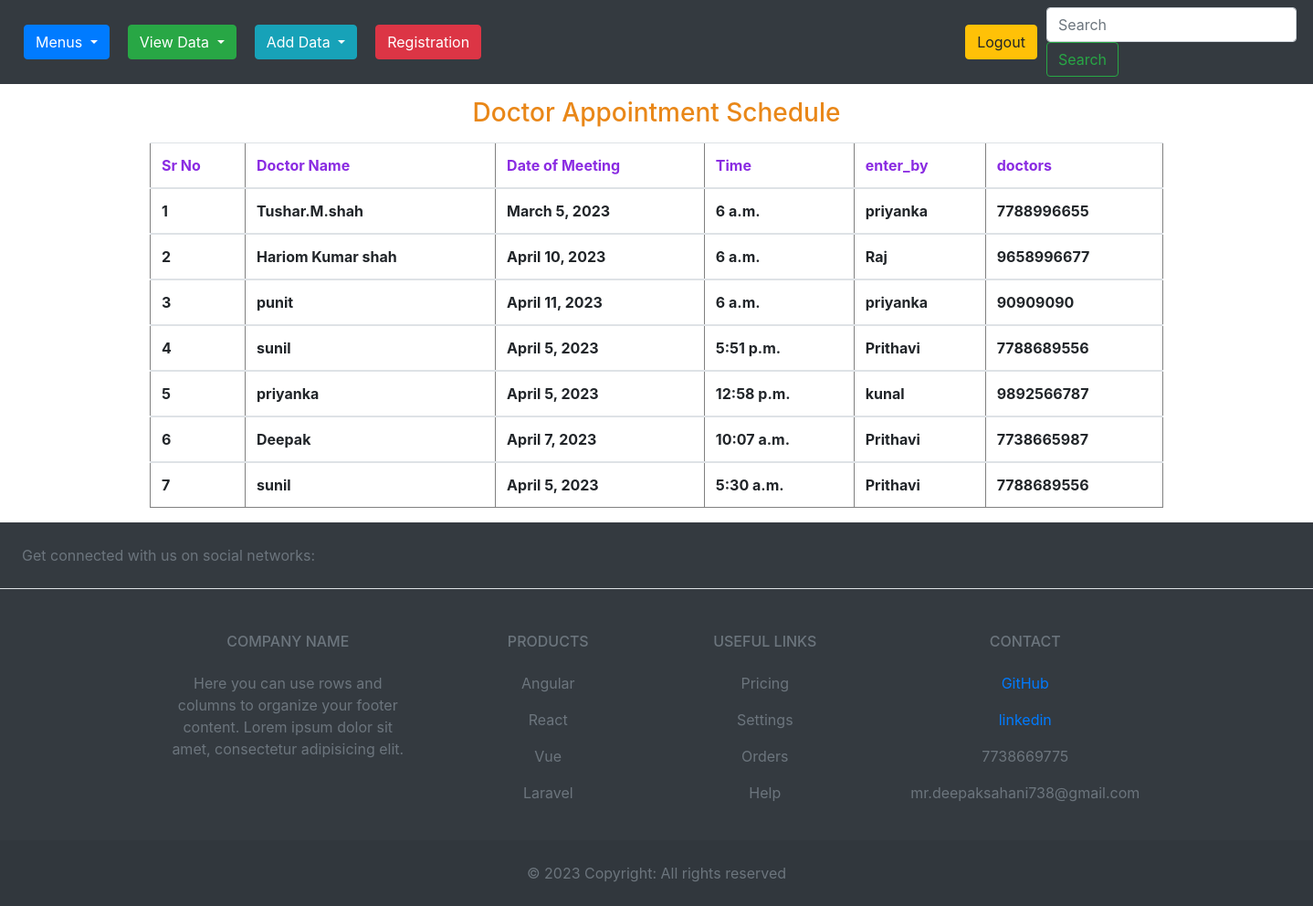
The app's page /doct_appointment/ (signed in) with its own data.
### products/models.py (models this page shows, shortened)
class doctor_appointment(models.Model):
    doctor=models.ForeignKey(doctors,on_delete=models.CASCADE)
    date=models.DateField()
    time=models.TimeField()
    enter_by=models.ForeignKey(employee,on_delete=models.CASCADE)

class doctors(models.Model):
    doctor_name=models.CharField(max_length=100)
    doctor_specialisation=models.CharField(max_length=120,blank=True,null=True,choices=choice)
    contact_number=models.IntegerField()
    location=models.CharField(max_length=30)
    Entered_by=models.ForeignKey(employee,on_delete=models.CASCADE)
    def __str__(self):
        return self.doctor_name

class employee(models.Model):
    user=models.ForeignKey(User,on_delete=models.CASCADE)
    first_name=models.CharField(max_length=100)
    last_name=models.CharField(max_length=100)
    email=models.EmailField()
    password=models.CharField(max_length=20)
    date_of_joining=models.DateField(null=True)
    status=models.BooleanField()
    def __str__(self):
        return self.first_name

### products/views.py (the view)
# urls.py: path('doct_appointment/',views.base_data,name='appointment'),
@login_required(login_url='login')
def base_data(request):
    dt=doctor_appointment.objects.all()
    deep={"forms":dt}
    return render(request,'myapp/appointment.html',deep)

### products/templates/myapp/appointment.html
{% extends 'myapp/base.html' %}
{% block body %}
<div class="data" style="margin-top:15px; margin-bottom:15px; text-align:center; color:rgb(233, 135, 24)">
    <h3>Doctor Appointment Schedule</h3>
    </div>
    <div class="container">
    <table class="table" border="1">
        <thead style="color:blueviolet">
        <tr>
            <th scope="col">Sr No</th>
            <th scope="col">Doctor Name </th>
            <th scope="col">Date of Meeting </th>
            <th scope="col">Time</th>
            <th scope="col">enter_by</th>
            <th scope="col">doctors</th>
          </tr>
        </thead>
        {% for post in forms %}
        <tbody>
          <tr>
            <th>{{post.id}}</th>
            <th>{{post.doctor}}</th>
            <th>{{post.date}}</th>
            <th>{{post.time}}</th>
            <th>{{post.enter_by}}</th>
            <th>{{post.doctor.contact_number}}</th>
          </tr>
        </tbody>
        {% endfor %}
      </table>
    </div>
    {% endblock %}

### records on screen
doctor_appointment: id "1", doctor "Tushar.M.shah", date "March 5, 2023", time "6 a.m.", enter_by "priyanka", doctor.contact_number "7788996655"
doctor_appointment: id "2", doctor "Hariom Kumar shah", date "April 10, 2023", time "6 a.m.", enter_by "Raj", doctor.contact_number "9658996677"
doctor_appointment: id "3", doctor "punit", date "April 11, 2023", time "6 a.m.", enter_by "priyanka", doctor.contact_number "90909090"
doctor_appointment: id "4", doctor "sunil", date "April 5, 2023", time "5:51 p.m.", enter_by "Prithavi", doctor.contact_number "7788689556"
doctor_appointment: id "5", doctor "priyanka", date "April 5, 2023", time "12:58 p.m.", enter_by "kunal", doctor.contact_number "9892566787"
doctor_appointment: id "6", doctor "Deepak", date "April 7, 2023", time "10:07 a.m.", enter_by "Prithavi", doctor.contact_number "7738665987"
doctor_appointment: id "7", doctor "sunil", date "April 5, 2023", time "5:30 a.m.", enter_by "Prithavi", doctor.contact_number "7788689556"
